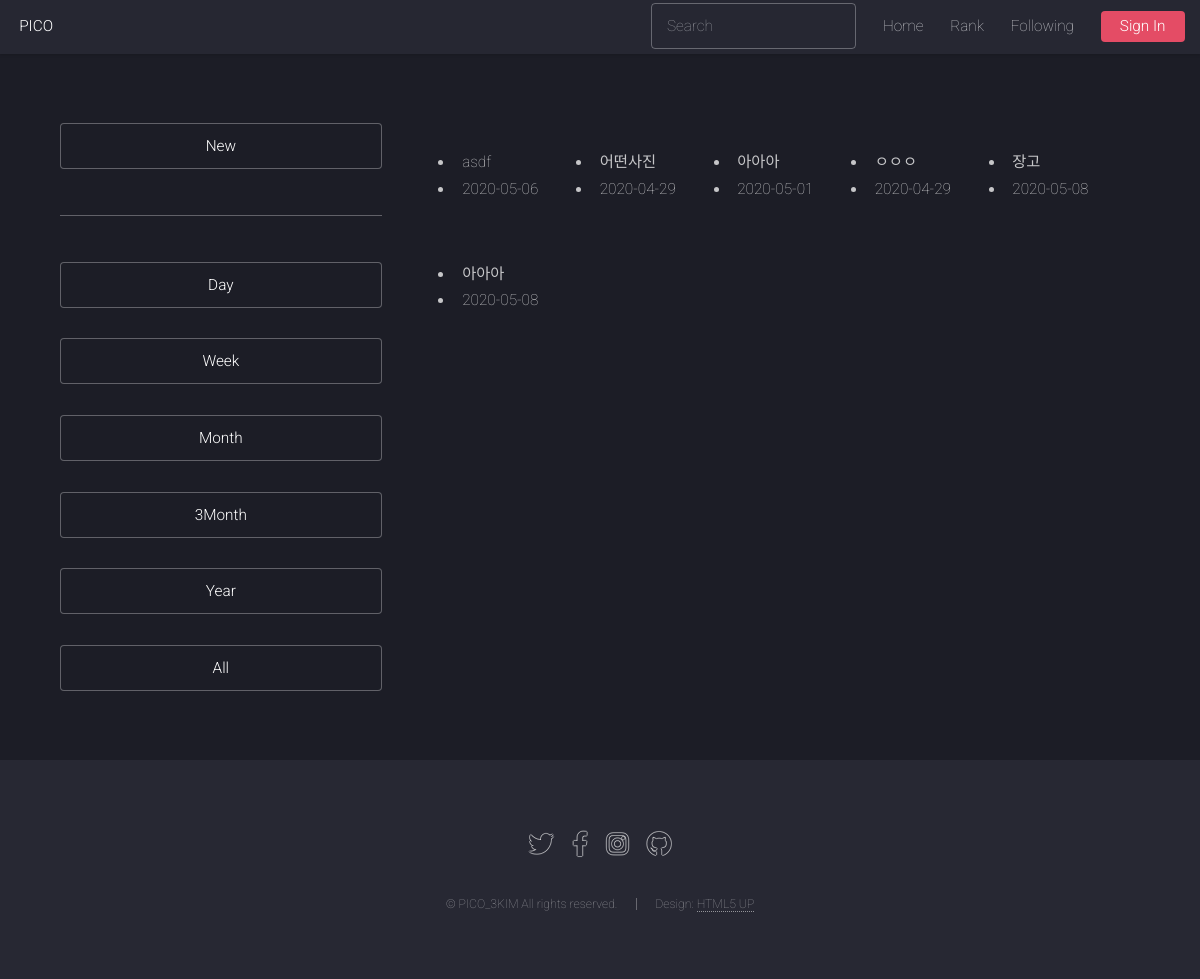
The page /explore/all/ on the database its author committed.
### photo/models.py (models this page shows, shortened)
class Photo(models.Model):
    title = models.CharField('TITLE', max_length=30)
    description = models.TextField('Photo Description', blank=True)
    tags = TaggableManager(blank=True)
    PICOIN = models.PositiveIntegerField(default=0, verbose_name='PICOIN')
    image = models.ImageField('IMAGE', upload_to='SorlPhoto/%Y')
    upload_dt = models.DateTimeField('Upload Date', auto_now_add=True)
    owner = models.ForeignKey(User, on_delete=models.CASCADE, verbose_name='OWNER', blank=True, null=True)
    def get_absolute_url(self):
        return reverse('photo:photo_detail', args=(self.id,))

### photo/views.py (the view)
# urls.py: path('all/', views.PhotoLVRankAll.as_view(), name='rank_all'),
class PhotoLVRankAll(ListView):
    model = Photo
    def get_queryset(self):
        return Photo.objects.all().order_by('-PICOIN')

### photo/templates/photo/photo_list.html (shortened to what this page needs)
{% extends "base.html" %}
{% load sorl_thumbnail %}
{% block content %}
<div class="row gtr-150">
    <div class="col-4 col-12-medium">
        <section id="sidebar">
            <div class="col-6 col-12">
                <ul class="actions fit"><li><a href="{% url 'photo:index' %}" class="button">New</a></li></ul>
                <hr>
                <ul class="actions fit"><li><a href="{% url 'photo:rank_day' %}" class="button">Day</a></li></ul>
                <ul class="actions fit"><li><a href="{% url 'photo:rank_week' %}" class="button">Week</a></li></ul>
                <ul class="actions fit"><li><a href="{% url 'photo:rank_month' %}" class="button">Month</a></li></ul>
                <ul class="actions fit"><li><a href="{% url 'photo:rank_3month' %}" class="button">3Month</a></li></ul>
                <ul class="actions fit"><li><a href="{% url 'photo:rank_year' %}" class="button">Year</a></li></ul>
                <ul class="actions fit"><li><a href="{% url 'photo:rank_all' %}" class="button">All</a></li></ul>
            </div>
        </section>
    </div>
    <div class="col-8 col-12-medium imp-medium">
        <section id="content">
            <div class="row">
                {% for photo in object_list %}
                <div>
                    <div class="tumbnail">
                    </div>
                    <ul>
                        <li class="font-italic">{{ photo.title }}</li>
                        <li class="font-italic">{{ photo.upload_dt|date:"Y-m-d" }}</li>
                    </ul>
                </div>
                {% endfor %}
            </div>
        </section>
    </div>
</div>
{% endblock %}

### rows shown on the page
Photo: title "asdf", upload_dt "2020-05-06"
Photo: title "어떤사진", upload_dt "2020-04-29"
Photo: title "아아아", upload_dt "2020-05-01"
Photo: title "ㅇㅇㅇ", upload_dt "2020-04-29"
Photo: title "장고", upload_dt "2020-05-08"
Photo: title "아아아", upload_dt "2020-05-08"
